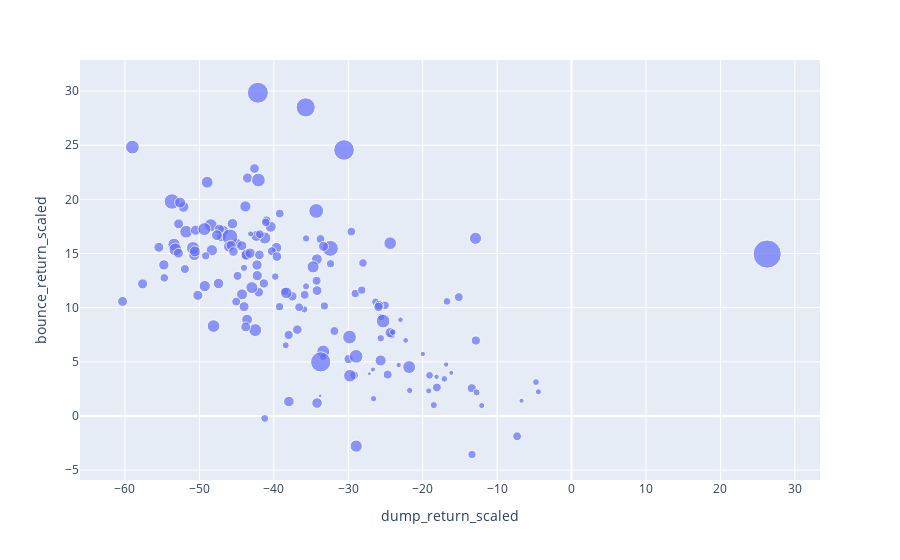

Notebook source saved alongside this figure:
### Code cell
import plotly.express as px
fig = px.scatter(dump_and_pump_stat_df, x="dump_return_scaled", y="bounce_return_scaled",
                 size='bounce_time_avg_vol_normalized', hover_data=['pair'])
fig.show()

### Figure 1 — Plotly figure (JSON) as saved in the notebook; plotly's stock layout.template omitted (floating-point values rounded to 4 significant figures; data arrays with more than 128 entries replaced by an {"elided": "..."} marker saying what was removed)
{"data": [{"customdata": {"elided": "158x1 str values"}, "hovertemplate": "dump_return_scaled=%{x}<br>bounce_return_scaled=%{y}<br>bounce_time_avg_vol_normalized=%{marker.size}<br>pair=%{customdata[0]}<extra></extra>", "legendgroup": "", "marker": {"color": "#636efa", "size": {"elided": "158 float values"}, "sizemode": "area", "sizeref": 0.02269, "symbol": "circle"}, "mode": "markers", "name": "", "orientation": "v", "showlegend": false, "type": "scatter", "x": {"elided": "158 float values"}, "xaxis": "x", "y": {"elided": "158 float values"}, "yaxis": "y"}], "layout": {"legend": {"itemsizing": "constant", "tracegroupgap": 0}, "margin": {"t": 60}, "xaxis": {"anchor": "y", "domain": [0, 1], "title": {"text": "dump_return_scaled"}}, "yaxis": {"anchor": "x", "domain": [0, 1], "title": {"text": "bounce_return_scaled"}}}}
